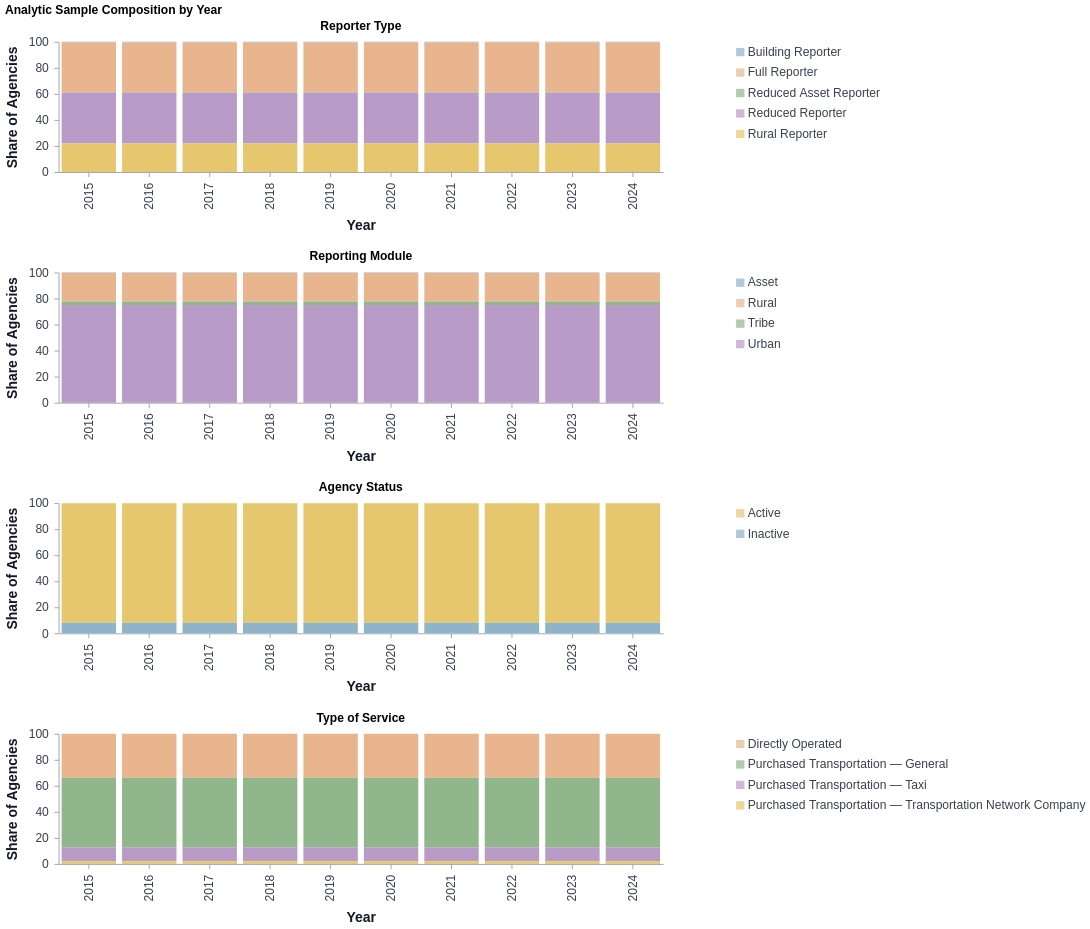

The notebook cell this image was saved under:
### Markdown cell above
Analytical Sample Disclaimer: The mode-level analysis includes all available agency observations in the NTD data for each year. Results are not separately segmented by reporter type, reporting module, or agency status in the remaining charts. The composition of the available agency observations by these characteristics is shown in the following composition chart and should be considered when interpreting year-to-year differences in spending, performance, and cost-effectiveness.

### Code cell
sample_chart = mode_report_chart.composition_by_year(
    df_opex,
    {
        "reporter_type": "Reporter Type",
        "reporting_module": "Reporting Module",
        "agency_status": "Agency Status",
        "type_of_service_full_name": "Type of Service"
    },
    chart_title="Analytic Sample Composition by Year"
)

sample_chart
